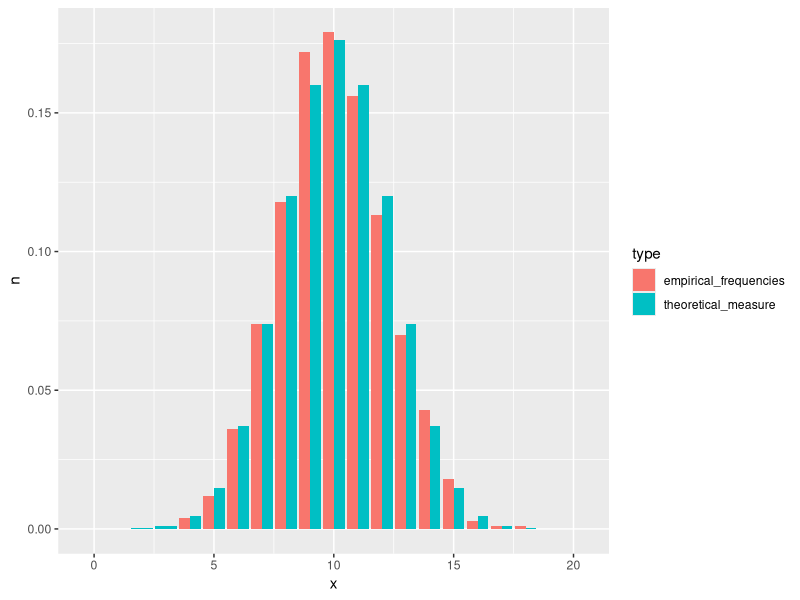
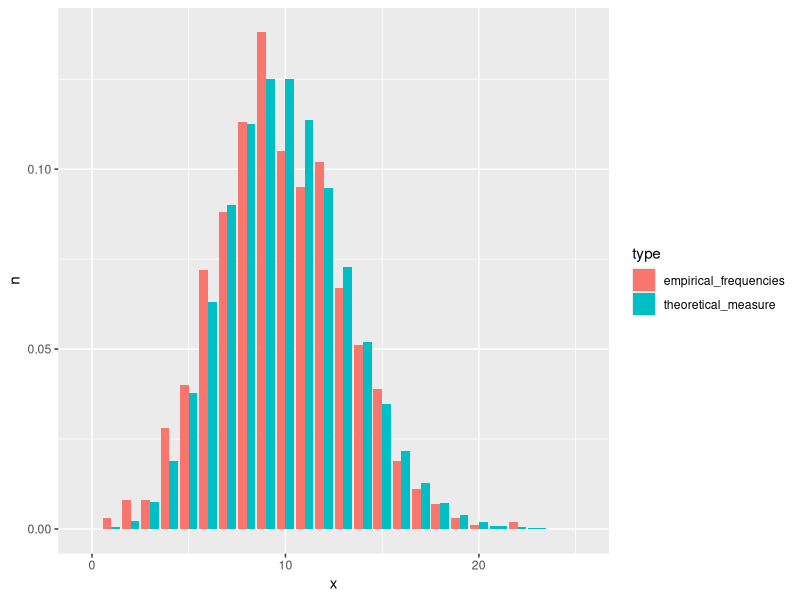
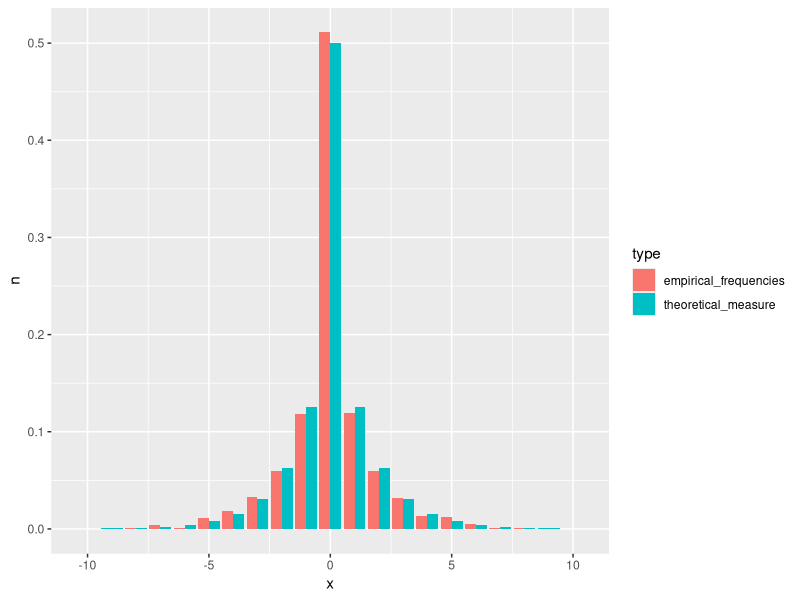
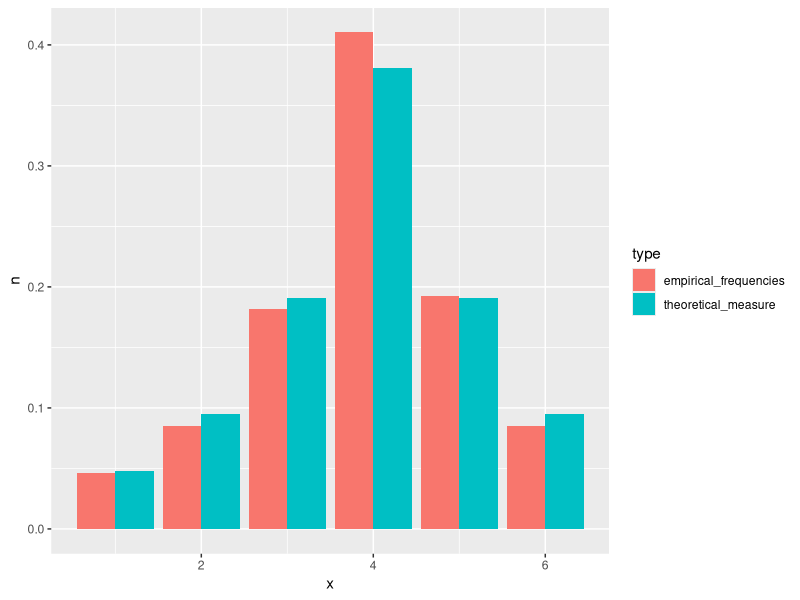

Recreate these plots in R, in order.
## ---- chunk 1
togs   <- T
tog_ex <- T
## ---- chunk 2
set.seed(1)
cards <- 1:52
n     <- 10000
q4    <- vector(mode = "logical", length = n)
q2    <- vector(mode = "logical", length = n)

tmp <- vector(mode = "logical", length = n)
for (i in 1:n) {
  p1      <- sample(1:52, 26)
  q4[i]   <- sum(1:4 %in% p1) == 4
  q2[i]   <- sum(1:4 %in% p1) >= 2
}
sum(q4) / n
sum(q2) / n

## ---- chunk 3
set.seed(1)
n      <- 10000
samps  <- sample(1:6, n, replace = TRUE)

# lower bound
lb     <- vector(mode = "logical", length = n)
A      <- c(1,2,3)
B      <- c(3,4,5,6)
for (i in 1:n) {
  lb[i] <- samps[i] %in% A & samps[i] %in% B
}
sum(lb) / n

# upper bound
ub     <- vector(mode = "logical", length = n)
A      <- c(1,2,3)
B      <- c(1,2,3,4)
for (i in 1:n) {
  ub[i] <- samps[i] %in% A & samps[i] %in% B
}
sum(ub) / n
## ---- chunk 4
set.seed(1)
n_samp <- 100000
n      <- 4
p      <- 0.6
conn_samp <- vector(mode = "logical", length = n_samp)
for (i in 1:n_samp) {
  tmp_mat                     <- matrix(data = 0, nrow = n, ncol = n)
  samp_conn                   <- sample(c(0,1), 
                                        choose(4,2), 
                                        replace = TRUE, 
                                        prob    = c(1 - p, p))
  tmp_mat[lower.tri(tmp_mat)] <- samp_conn
  tmp_mat[upper.tri(tmp_mat)] <- t(tmp_mat)[upper.tri(t(tmp_mat))]
  not_conn                    <- apply(tmp_mat, 1, sum)
  if (any(not_conn == 0)) {
    conn_samp[i] <- TRUE
  } else {
    conn_samp[i] <- FALSE
  }
}
sum(conn_samp) / n_samp
## ---- chunk 5
set.seed(1)
library(ggplot2)
library(dplyr)
bin_samp <- rbinom(n = 1000, size = 20, prob = 0.5)
bin_samp <- data.frame(x = bin_samp) %>%
  count(x) %>%
  mutate(n = n / 1000, type = "empirical_frequencies") %>%
  bind_rows(data.frame(x = 0:20, n = dbinom(0:20, size = 20, prob = 0.5), type = "theoretical_measure"))

bin_plot <- ggplot(data = bin_samp, aes(x = x, y = n, fill = type)) +
  geom_bar(stat="identity", position = "dodge")
plot(bin_plot)
## ---- chunk 6
set.seed(1)
pois_samp <- rpois(n = 1000, lambda = 10)
pois_samp <- data.frame(x = pois_samp) %>%
  count(x) %>%
  mutate(n = n / 1000, type = "empirical_frequencies") %>%
  bind_rows(data.frame(x = 0:25, n = dpois(0:25, lambda = 10), type = "theoretical_measure"))

pois_plot <- ggplot(data = pois_samp, aes(x = x, y = n, fill = type)) +
  geom_bar(stat="identity", position = "dodge")
plot(pois_plot)
## ---- chunk 7
n          <- 1000
geom_samps <- rgeom(n, prob = 0.5)
sign_samps <- sample(c(FALSE, TRUE), size = n, replace = TRUE)
geom_samps[sign_samps] <- -geom_samps[sign_samps]
my_pmf <- function (k, p) {
  indic         <- rep(1, length(k))
  indic[k == 0] <- 0
  return ((p * (1 - p)^(abs(k))) / 2^indic)
}
geom_samps <- data.frame(x = geom_samps) %>%
  count(x) %>%
  mutate(n = n / 1000, type = "empirical_frequencies") %>%
  bind_rows(data.frame(x = -10:10, n = my_pmf(-10:10, 0.5), type = "theoretical_measure"))

geom_plot <- ggplot(data = geom_samps, aes(x = x, y = n, fill = type)) +
  geom_bar(stat="identity", position = "dodge")
plot(geom_plot)


## ---- chunk 8
n          <- 10000
m <- 4
my_pmf <- function (k, m) {
  denom <- sum(0.5^abs(m - 1:6))
  return (0.5^abs(m - k) / denom)
}
samps <- c()
for (i in 1:n) {
  a <- sample(1:6, 1)
  a_val <- my_pmf(a, m)
  prob  <- runif(1)
  if (prob < a_val) {
    samps <- c(samps, a)
  }
}
samps <- data.frame(x = samps) %>%
  count(x) %>%
  mutate(n = n / length(samps), type = "empirical_frequencies") %>%
  bind_rows(data.frame(x = 1:6, n = my_pmf(1:6, m), type = "theoretical_measure"))

my_plot <- ggplot(data = samps, aes(x = x, y = n, fill = type)) +
  geom_bar(stat="identity", position = "dodge")
plot(my_plot)
